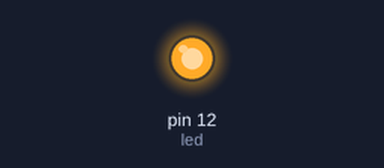
A sketch run on a simulated Arduino Uno, built with avr-gcc and run on an emulated ATmega328P. Shown: output pins drawn as LEDs (lit = HIGH).

Above: at 0.1 s.
At 2.9 s:
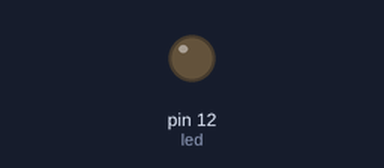
Timing chart, 0 to 5.2 s (numbered marks = the images above):
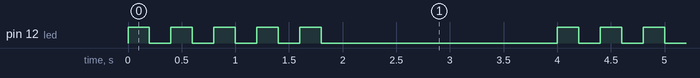

Measured:
- by itself, pin 12 (led): repeats every 4.0 s: 4 × (LOW 0.20 s, HIGH 0.20 s), LOW 2.2 s, HIGH 0.20 s
- by itself, everything shown: repeats every 4.0 s, in 10 steps

The sketch:

6-Bucles.ino
```cpp
// declaración de variables

int led = 12;                 // establece o pin do led
int tempo1 = 200;             // tempo entre acendido e apagado
int tempo2 = 2000;            // tempo entre secuencias
// configuración

void setup() {

 pinMode(led, OUTPUT);        // configuramos o led como saida

}

void loop() {

  for (int n=0;n<5;n++){      // repitese 5 veces (dende 0 ata 4) o seguinte:
    digitalWrite(led, HIGH);
    delay(tempo1);
    digitalWrite(led, LOW);
    delay(tempo1);
  }
  delay(tempo2);              // Espera o tempo2 antes de repetir de novo o proceso

}
```
